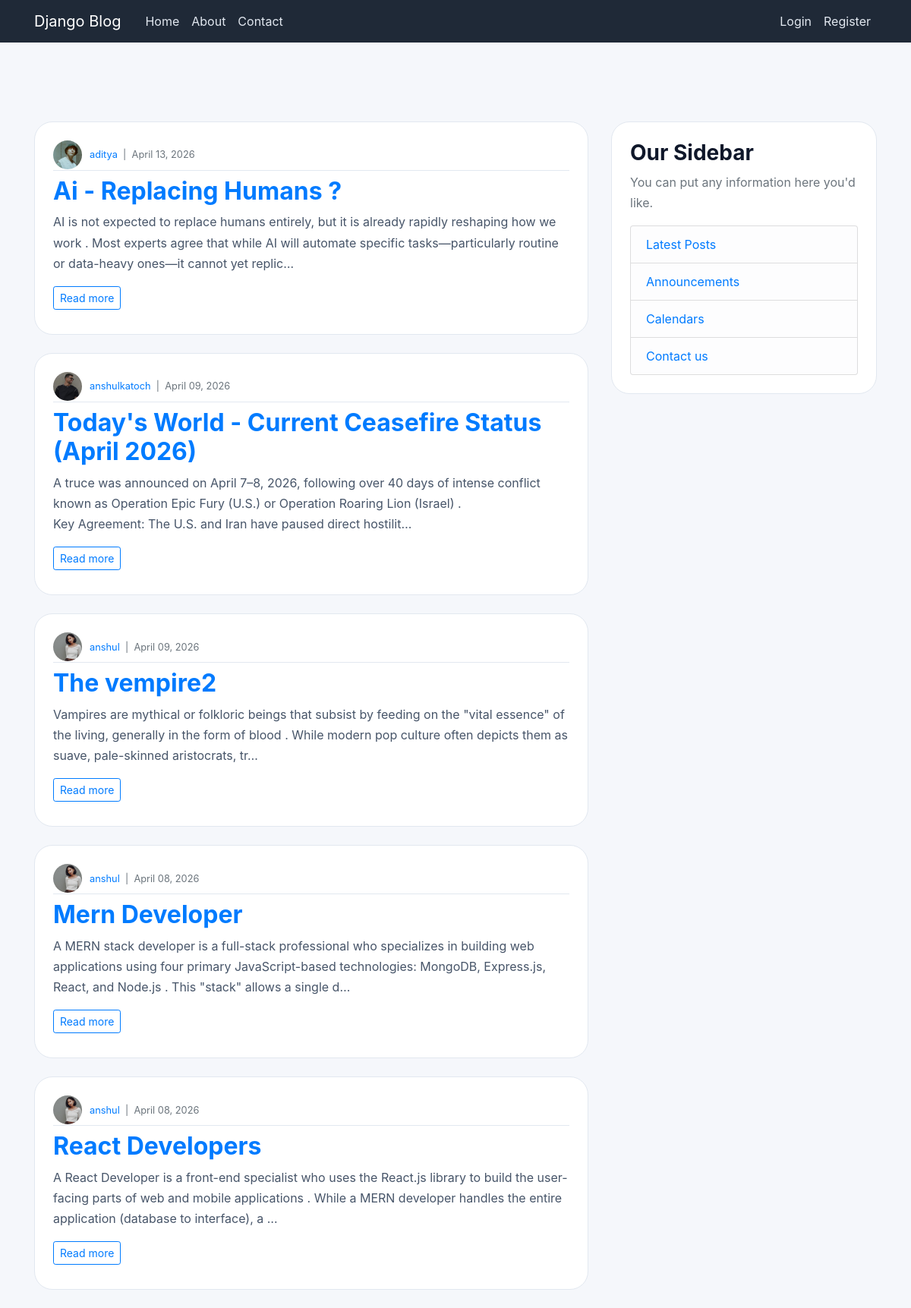
The page / on the database its author committed.
### blog/models.py (models this page shows, shortened)
class Posts(models.Model):
    title = models.CharField(max_length=200)
    content = models.TextField()
    date_posted = models.DateTimeField(default=timezone.now)
    author = models.ForeignKey(User, on_delete=models.CASCADE)

### users/models.py (models this page shows, shortened)
class Profile(models.Model):
    user = models.OneToOneField(User, on_delete=models.CASCADE)
    image = models.ImageField(default='profile_pics/defaultImg.jpg', upload_to='profile_pics')
    bio = models.TextField(blank=True)

### blog/views.py (the view)
# urls.py: path('', PostLiveView.as_view(), name='blog-home'),
class PostLiveView(ListView):
    model = Posts
    template_name = 'blog/home.html'
    context_object_name = 'posts'
    ordering = ['-date_posted']
    paginate_by = 5

### blog/templates/blog/home.html (shortened to what this page needs)
{% extends 'blog/base.html' %}
{% block content %}
  {% if posts %}
    {% for post in posts %}
      <article class="media content-section mb-4">
        <div class="row">
          <div class="media-body col-md-12">
            <div class="article-metadata mb-2 d-flex align-items-center gap-2">
              <img src="{{ post.author.profile.image.url }}" class="rounded-circle" style="width:38px; height:38px; margin-right: 10px; object-fit:cover;" alt="{{ post.author.username }}">
              <small class="text-muted">
                <a class="text-decoration-none" href="{% url 'user_posts' post.author.username %}">{{ post.author.username }}</a>
                &nbsp;|&nbsp; {{ post.date_posted|date:"F d, Y" }}
              </small>
            </div>
            <h2 class="mt-2"><a href="{% url 'post-detail' post.pk %}">{{ post.title }}</a></h2>
            <p class="article-content">{{ post.content|truncatechars:220 }}</p>
            <a class="btn btn-sm btn-outline-primary mb-2" href="{% url 'post-detail' post.pk %}">Read more</a>
          </div>
        </div>
      </article>
    {% endfor %}
  {% else %}
    <p>No posts are available yet.</p>
  {% endif %}
{% endblock %}

### blog/templates/blog/base.html (shortened to what this page needs)
{% load static %}
<!DOCTYPE html>
<html>
<head>
     <link rel="stylesheet" href="https://cdn.jsdelivr.net/npm/bootstrap@4.0.0/dist/css/bootstrap.min.css">
    <link rel="stylesheet" href="{% static 'blog/main.css' %}">
</head>
<body>
    <header class="site-header">
        <nav class="navbar navbar-expand-md navbar-dark bg-steel fixed-top">
          <div class="container">
            <a class="navbar-brand mr-4" href="{% url 'blog-home' %}">Django Blog</a>
            <div class="collapse navbar-collapse" id="navbarToggle">
              <div class="navbar-nav mr-auto">
                <a class="nav-item nav-link" href="{% url 'blog-home' %}">Home</a>
                <a class="nav-item nav-link" href="{% url 'blog-about' %}">About</a>
                <a class="nav-item nav-link" href="{% url 'blog-contact' %}">Contact</a>
              </div>
              <div class="navbar-nav ml-auto">
                {% if user.is_authenticated %}
                  <a class="nav-item nav-link" href="{% url 'add_post' %}">Add Post</a>
                  <a class="nav-item nav-link" href="{% url 'profile' %}">Profile</a>
                  <a class="nav-item nav-link" href="{% url 'logout' %}">Logout</a>
                {% else %}
                  <a class="nav-item nav-link" href="{% url 'login' %}">Login</a>
                  <a class="nav-item nav-link" href="{% url 'register' %}">Register</a>
                {% endif %}
              </div>
            </div>
          </div>
        </nav>
      </header>
      <main role="main" class="container" style="padding-top: 80px;">
        <div class="row">
          {% block full_content %}
          <div class="col-md-8">
            {% block content %}{% endblock %}
          </div>
          <div class="col-md-4">
            {% block sidebar %}
            <div class="content-section">
              <h3>Our Sidebar</h3>
              <p class="text-muted">You can put any information here you'd like.</p>
              <ul class="list-group">
                <li class="list-group-item list-group-item-light"><a href="{% url 'blog-home' %}">Latest Posts</a></li>
                <li class="list-group-item list-group-item-light"><a href="{% url 'blog-about' %}">Announcements</a></li>
                <li class="list-group-item list-group-item-light"><a href="{% url 'blog-calendar' %}">Calendars</a></li>
                <li class="list-group-item list-group-item-light"><a href="{% url 'blog-contact' %}">Contact us</a></li>
              </ul>
            </div>
            {% endblock %}
          </div>
          {% endblock %}
        </div>
      </main>
</body>
</html>

### blog/static/blog/main.css (style rules this page uses)
body { background: #f5f7fb; color: #1f2937; margin-top: 5rem; font-family: 'Inter', 'Segoe UI', system-ui, -apple-system, BlinkMacSystemFont, 'Segoe UI', sans-serif; }
p { color: #475569; line-height: 1.7; }
h1, h2, h3, h4, h5, h6 { color: #0f172a; font-weight: 700; }
ul { margin: 0; padding-left: 1rem; }
ul li { margin-bottom: .7rem; color: #334155; }
.bg-steel { background-color: #1f2937; }
.site-header { background: rgba(15, 23, 42, 0.96); }
.site-header .navbar-nav .nav-link { color: #e2e8f0; transition: color .2s ease; }
.content-section { background: #ffffff; padding: 24px; border-radius: 24px; border: 1px solid #e2e8f0; margin-bottom: 24px; }
.article-content { white-space: pre-line; }
.article-metadata { padding-bottom: 1px; margin-bottom: 4px; border-bottom: 1px solid #e2e8f0; }

### rows shown on the page
Posts: author.profile.image (picture), author.username "aditya", date_posted "April 13, 2026", title "Ai - Replacing Humans ?", content "AI is not expected to replace humans entirely, but it is already rapidly reshaping how we work . Most experts agree that while AI will automate specific tasks—particularly routine or data-heavy ones—it cannot yet replic…"
Posts: author.profile.image (picture), author.username "anshulkatoch", date_posted "April 09, 2026", title "Today's World - Current Ceasefire Status (April 2026)", content "A truce was announced on April 7–8, 2026, following over 40 days of intense conflict known as Operation Epic Fury (U.S.) or Operation Roaring Lion (Israel) . Key Agreement: The U.S. and Iran have paused direct hostilit…"
Posts: author.profile.image (picture), author.username "anshul", date_posted "April 09, 2026", title "The vempire2", content "Vampires are mythical or folkloric beings that subsist by feeding on the \"vital essence\" of the living, generally in the form of blood . While modern pop culture often depicts them as suave, pale-skinned aristocrats, tr…"
Posts: author.profile.image (picture), author.username "anshul", date_posted "April 08, 2026", title "Mern Developer", content "A MERN stack developer is a full-stack professional who specializes in building web applications using four primary JavaScript-based technologies: MongoDB, Express.js, React, and Node.js . This \"stack\" allows a single d…"
Posts: author.profile.image (picture), author.username "anshul", date_posted "April 08, 2026", title "React Developers", content "A React Developer is a front-end specialist who uses the React.js library to build the user-facing parts of web and mobile applications . While a MERN developer handles the entire application (database to interface), a …"
